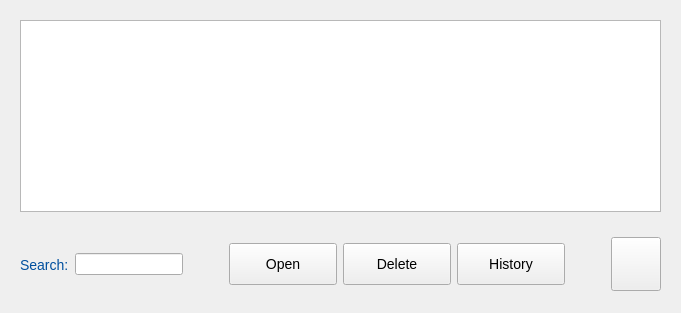
      <widget class="QWidget" name="search_results_page">
       <layout class="QVBoxLayout" name="verticalLayout_10">
        <item>
         <widget class="QWidget" name="search_results_top_widget" native="true">
          <layout class="QHBoxLayout" name="horizontalLayout_6">
           <item>
            <widget class="QTableView" name="search_results_table">
             <property name="font">
              <font>
               <family>Aptos Narrow</family>
               <pointsize>12</pointsize>
              </font>
             </property>
             <property name="alternatingRowColors">
              <bool>true</bool>
             </property>
            </widget>
           </item>
          </layout>
         </widget>
        </item>
        <item>
         <widget class="QWidget" name="search_results_bottom_widget" native="true">
          <property name="minimumSize">
           <size>
            <width>0</width>
            <height>75</height>
           </size>
          </property>
          <property name="styleSheet">
           <string notr="true">#search_results_delete_but, #search_results_open_but, #search_results_history_but  {
  min-height: 34px;
  min-width: 100px;
  font-size: 14px;
  text-align: center;
}

#search_results_search_within_label {
  font-size: 14px;
  color: #004f9e;
}</string>
          </property>
          <layout class="QHBoxLayout" name="horizontalLayout_5">
           <item>
            <widget class="QLabel" name="search_results_search_within_label">
             <property name="text">
              <string>Search:</string>
             </property>
            </widget>
           </item>
           <item>
            <widget class="QLineEdit" name="search_results_search_within"/>
           </item>
           <item>
            <spacer name="horizontalSpacer_24">
             <property name="orientation">
              <enum>Qt::Horizontal</enum>
             </property>
             <property name="sizeHint" stdset="0">
              <size>
               <width>40</width>
               <height>20</height>
              </size>
             </property>
            </spacer>
           </item>
           <item>
            <widget class="QPushButton" name="search_results_open_but">
             <property name="cursor">
              <cursorShape>PointingHandCursor</cursorShape>
             </property>
             <property name="text">
              <string>Open</string>
             </property>
             <property name="icon">
              <iconset resource="assets/icons/resources.qrc">
               <normaloff>:/newPrefix/light_open.png</normaloff>:/newPrefix/light_open.png</iconset>
             </property>
            </widget>
           </item>
           <item>
            <widget class="QPushButton" name="search_results_delete_but">
             <property name="cursor">
              <cursorShape>PointingHandCursor</cursorShape>
             </property>
             <property name="text">
              <string>Delete</string>
             </property>
             <property name="icon">
              <iconset>
               <normaloff>assets/icons/light_delete.png</normaloff>assets/icons/light_delete.png</iconset>
             </property>
            </widget>
           </item>
           <item>
            <widget class="QPushButton" name="search_results_history_but">
             <property name="cursor">
              <cursorShape>PointingHandCursor</cursorShape>
             </property>
             <property name="text">
              <string>History</string>
             </property>
             <property name="icon">
              <iconset resource="assets/icons/resources.qrc">
               <normaloff>:/newPrefix/light_audit.png</normaloff>:/newPrefix/light_audit.png</iconset>
             </property>
            </widget>
           </item>
           <item>
            <spacer name="horizontalSpacer_25">
             <property name="orientation">
              <enum>Qt::Horizontal</enum>
             </property>
             <property name="sizeHint" stdset="0">
              <size>
               <width>40</width>
               <height>20</height>
              </size>
             </property>
            </spacer>
           </item>
           <item>
            <widget class="QPushButton" name="search_results_back_but">
             <property name="minimumSize">
              <size>
               <width>50</width>
               <height>54</height>
              </size>
             </property>
             <property name="maximumSize">
              <size>
               <width>50</width>
               <height>54</height>
              </size>
             </property>
             <property name="cursor">
              <cursorShape>PointingHandCursor</cursorShape>
             </property>
             <property name="text">
              <string/>
             </property>
             <property name="icon">
              <iconset resource="assets/icons/resources.qrc">
               <normaloff>:/newPrefix/light_back.png</normaloff>:/newPrefix/light_back.png</iconset>
             </property>
             <property name="iconSize">
              <size>
               <width>40</width>
               <height>40</height>
              </size>
             </property>
            </widget>
           </item>
          </layout>
         </widget>
        </item>
       </layout>
      </widget>
